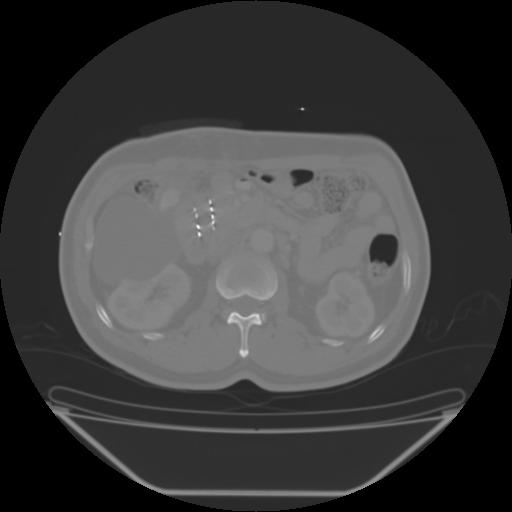
#> input picture Test_Img/4.jpg, 512 x 512 px, found by its file name
$ python laplace.py
#> lines starting #> are read from the running program, lines starting #| are printed output that depends on the picture
# 使用Laplace运算符查找图像的边缘。
# 使用Hybrid Hessian filter过滤图像。
#
# 此过滤器可用于检测连续边缘，例如 血管，皱纹，河流。 它可用于计算包含此类对象的整个图像的比例。

# 多维高斯滤波器。
from skimage.filters import laplace
from skimage import io, img_as_float

image = io.imread('/home/qiao/PythonProjects/Scikit-image_On_CT/Test_Img/4.jpg')
#> image is the input picture: shape (512, 512); min 0, max 254, mean 60.5

io.imshow(image)
io.show()

filtered_image = laplace(image)
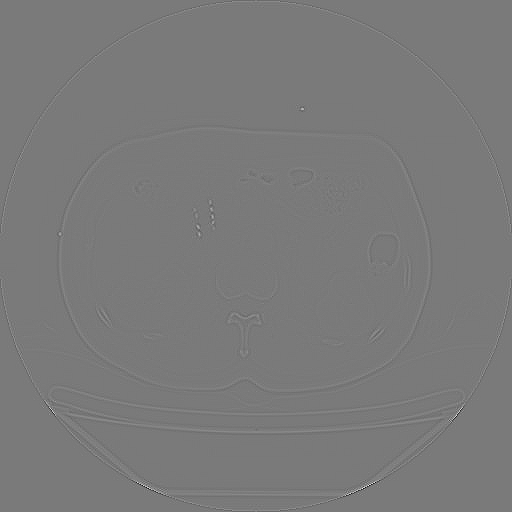
#> filtered_image: shape (512, 512) float64; min -1.22, max 1.32, mean -8.13e-20; drawn with min black and max white

io.imshow(filtered_image)
io.show()
